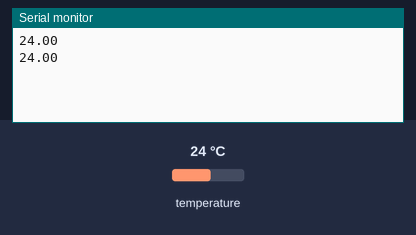
This sketch was run on a simulated Arduino Uno, built with avr-gcc and run on an emulated ATmega328P. Parts: the last lines printed to the serial monitor. Inputs (shaded band) come from the test bench; at power-on: temperature 24 °C.

Above: at 3.3 s.
3.4 s: temperature set to 12 °C
At 5.5 s:
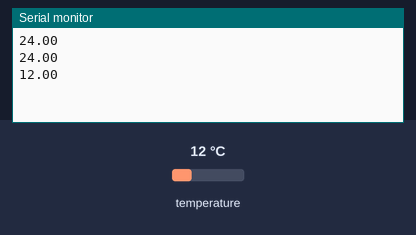
5.9 s: temperature set to 19 °C
At 6.8 s:
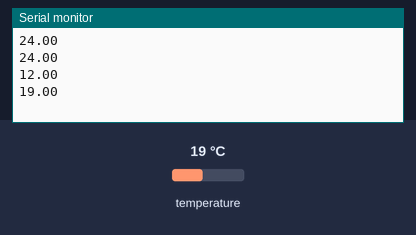
Timing chart, 0 to 8.9 s (numbered marks = the images above; inputs shaded):
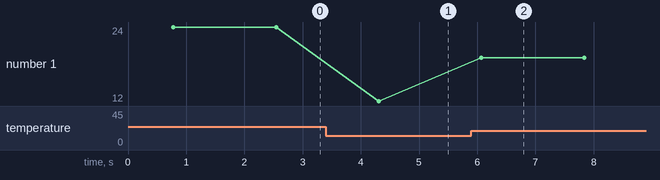

Measured:
- after the input at 3.4 s, the serial monitor: prints a new line after 0.91 s (image 1)
- after the input at 5.9 s, the serial monitor: prints a new line after 0.17 s (image 2)
- plotted number 1: 24 → 12 after the input at 3.4 s, 12 → 19 after the input at 5.9 s

The sketch:

temp_DS18B20.ino
```cpp
#include <OneWire.h>
#include <DallasTemperature.h>

// Data wire is plugged into digital pin 2 on the Arduino
#define ONE_WIRE_BUS 2

// Setup a oneWire instance to communicate with any OneWire device
OneWire oneWire(ONE_WIRE_BUS);

// Pass oneWire reference to DallasTemperature library
DallasTemperature sensors(&oneWire);

int deviceCount = 0;
float tempC;

void setup(void)
{
  sensors.begin();  // Start up the library
  Serial.begin(9600);

  // locate devices on the bus
  //Serial.print("Locating devices...");
  //Serial.print("Found ");
  deviceCount = sensors.getDeviceCount();
  //Serial.print(deviceCount, DEC);
  //Serial.println(" devices.");
  //Serial.println("");
}

void loop(void)
{
  // Send command to all the sensors for temperature conversion
  sensors.requestTemperatures();

  // Display temperature from each sensor
  for (int i = 0;  i < deviceCount;  i++)
  {
    //Serial.print("Sensor ");
    //Serial.print(i+1);
    //Serial.print(" : ");
    tempC = sensors.getTempCByIndex(i);
    Serial.print(tempC);
    if(i<deviceCount-1){
      Serial.print (" ");
    }
    //Serial.print((char)176);//shows degrees character
    //Serial.print("C  |  ");
    //Serial.print(DallasTemperature::toFahrenheit(tempC));
    //Serial.print((char)176);//shows degrees character
    //Serial.println("F");
  }

  Serial.println("");
  delay(1000);
}
```
